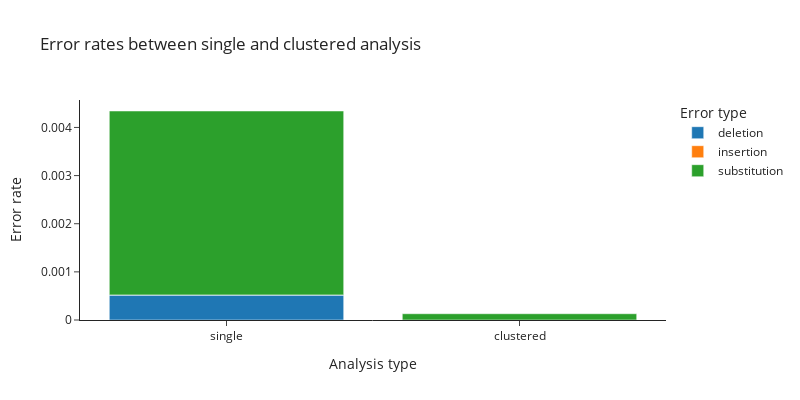

Source (notebook cell):
### Markdown cell above
# Overall error rate

compares the overall error rates between single and clustered analysis, can only be plotted when both analysis types were performed

### Code cell
rates = {}
for analysis in ['single', 'clustered']:
    subpath = f'./{path}/analysis_{analysis}/'
    rates[analysis] = open(f'{subpath}/errorrates_fw.txt', 'r').readline().split(',')
    rates[analysis] = [float(rate) for rate in rates[analysis][1:]]

df = pd.melt(pd.DataFrame(rates, index=['deletion', 'insertion', 'substitution']).T, var_name='Error type', value_name='Error rate', ignore_index=False)

px.bar(
    df,
    x=df.index,
    y='Error rate',
    color='Error type',
    title='Error rates between single and clustered analysis',
    labels={'index': 'Analysis type', 'y': 'Error rate'},
    template='simple_white',
    width=800,
    height=400,
)

# df

### Figure 1 — Plotly figure (JSON) as saved in the notebook; plotly's stock layout.template omitted (floating-point values rounded to 4 significant figures)
{"data": [{"alignmentgroup": "True", "hovertemplate": "Error type=deletion<br>Analysis type=%{x}<br>Error rate=%{y}<extra></extra>", "legendgroup": "deletion", "marker": {"color": "#1F77B4", "pattern": {"shape": ""}}, "name": "deletion", "offsetgroup": "deletion", "orientation": "v", "showlegend": true, "textposition": "auto", "type": "bar", "x": ["single", "clustered"], "xaxis": "x", "y": [0.0005184, 0], "yaxis": "y"}, {"alignmentgroup": "True", "hovertemplate": "Error type=insertion<br>Analysis type=%{x}<br>Error rate=%{y}<extra></extra>", "legendgroup": "insertion", "marker": {"color": "#FF7F0E", "pattern": {"shape": ""}}, "name": "insertion", "offsetgroup": "insertion", "orientation": "v", "showlegend": true, "textposition": "auto", "type": "bar", "x": ["single", "clustered"], "xaxis": "x", "y": [3.462e-06, 0], "yaxis": "y"}, {"alignmentgroup": "True", "hovertemplate": "Error type=substitution<br>Analysis type=%{x}<br>Error rate=%{y}<extra></extra>", "legendgroup": "substitution", "marker": {"color": "#2CA02C", "pattern": {"shape": ""}}, "name": "substitution", "offsetgroup": "substitution", "orientation": "v", "showlegend": true, "textposition": "auto", "type": "bar", "x": ["single", "clustered"], "xaxis": "x", "y": [0.00382, 0.00013], "yaxis": "y"}], "layout": {"barmode": "relative", "height": 400, "legend": {"title": {"text": "Error type"}, "tracegroupgap": 0}, "title": {"text": "Error rates between single and clustered analysis"}, "width": 800, "xaxis": {"anchor": "y", "domain": [0, 1], "title": {"text": "Analysis type"}}, "yaxis": {"anchor": "x", "domain": [0, 1], "title": {"text": "Error rate"}}}}
